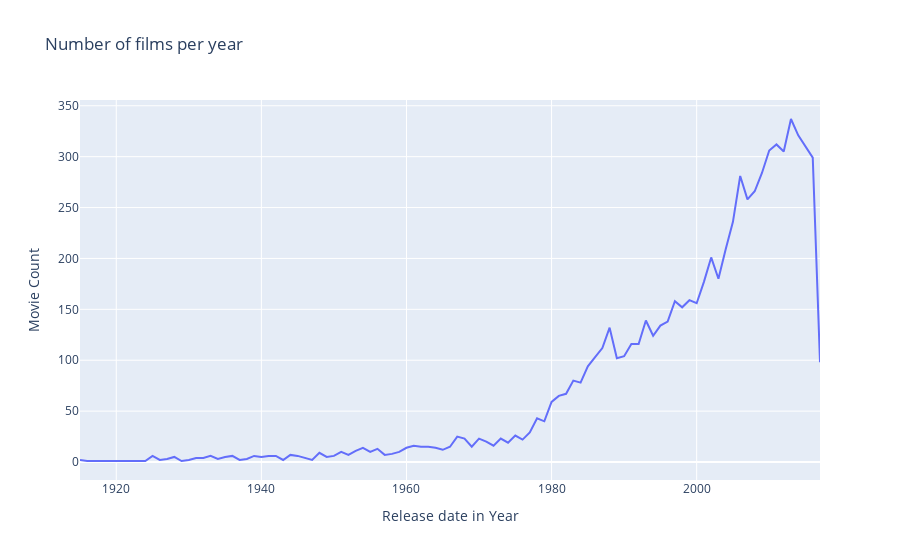

Notebook code for this chart:
### Code cell
# Count no.of films released per year and sort the years in ascending order
# Do this for both Train and Test Sets
d1 = df['release_date_year'].value_counts().sort_index()


# x values are years, and y values are movie counts, name=legend
data = go.Scatter(x=d1.index, y=d1.values, name='movies data')

layout = go.Layout(title = "Number of films per year", xaxis_title = 'Release date in Year',yaxis_title = 'Movie Count')
py.iplot(dict(data=data, layout=layout))

### Figure 1 — Plotly figure (JSON) as saved in the notebook; plotly's stock layout.template omitted (floating-point values rounded to 4 significant figures)
{"data": [{"name": "movies data", "type": "scatter", "x": [1915, 1916, 1918, 1921, 1922, 1923, 1924, 1925, 1926, 1927, 1928, 1929, 1930, 1931, 1932, 1933, 1934, 1935, 1936, 1937, 1938, 1939, 1940, 1941, 1942, 1943, 1944, 1945, 1946, 1947, 1948, 1949, 1950, 1951, 1952, 1953, 1954, 1955, 1956, 1957, 1958, 1959, 1960, 1961, 1962, 1963, 1964, 1965, 1966, 1967, 1968, 1969, 1970, 1971, 1972, 1973, 1974, 1975, 1976, 1977, 1978, 1979, 1980, 1981, 1982, 1983, 1984, 1985, 1986, 1987, 1988, 1989, 1990, 1991, 1992, 1993, 1994, 1995, 1996, 1997, 1998, 1999, 2000, 2001, 2002, 2003, 2004, 2005, 2006, 2007, 2008, 2009, 2010, 2011, 2012, 2013, 2014, 2015, 2016, 2017], "y": [2, 1, 1, 1, 1, 1, 1, 6, 2, 3, 5, 1, 2, 4, 4, 6, 3, 5, 6, 2, 3, 6, 5, 6, 6, 2, 7, 6, 4, 2, 9, 5, 6, 10, 7, 11, 14, 10, 13, 7, 8, 10, 14, 16, 15, 15, 14, 12, 15, 25, 23, 15, 23, 20, 16, 23, 19, 26, 22, 29, 43, 40, 59, 65, 67, 80, 78, 94, 103, 112, 132, 102, 104, 116, 116, 139, 124, 134, 138, 158, 152, 159, 156, 177, 201, 180, 209, 236, 281, 258, 266, 284, 306, 312, 305, 337, 321, 310, 299, 98]}], "layout": {"title": {"text": "Number of films per year"}, "xaxis": {"title": {"text": "Release date in Year"}}, "yaxis": {"title": {"text": "Movie Count"}}}}
